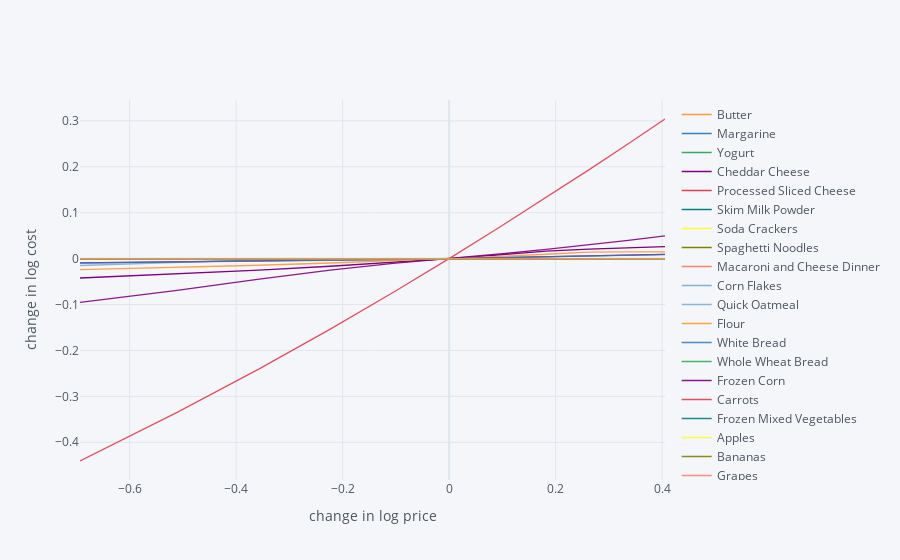

Notebook code cell kept with this figure:
### Code cell
import cufflinks as cf
cf.go_offline()

scale = [.5,.6,.7,.8,.9,1.,1.1,1.2,1.3,1.4,1.5]

cost0 = solve_subsistence_problem(FoodNutrients,Prices,diet_min[group],diet_max[group],tol=tol).fun

Price_response={}
for s in scale:
    cost = {}
    for i,p in enumerate(Prices):
        my_p = Prices.copy()
        my_p.iloc[i] = p*s
        result = solve_subsistence_problem(FoodNutrients,my_p,diet_min[group],diet_max[group],tol=tol)
        cost[Prices.index[i]] = np.log(result.fun/cost0)
    Price_response[np.log(s)] = cost

Price_response = pd.DataFrame(Price_response).T
Price_response.iplot(xTitle='change in log price',yTitle='change in log cost')

### Figure 1 — Plotly figure (JSON) as saved in the notebook; plotly's stock layout.template omitted (floating-point values rounded to 4 significant figures)
{"data": [{"line": {"color": "rgba(255, 153, 51, 1.0)", "dash": "solid", "shape": "linear", "width": 1.3}, "mode": "lines", "name": "Butter", "text": "", "type": "scatter", "x": [-0.6931, -0.5108, -0.3567, -0.2231, -0.1054, 0, 0.09531, 0.1823, 0.2624, 0.3365, 0.4055], "y": [0, 0, 0, 0, 0, 0, 0, 0, 0, 0, 0]}, {"line": {"color": "rgba(55, 128, 191, 1.0)", "dash": "solid", "shape": "linear", "width": 1.3}, "mode": "lines", "name": "Margarine", "text": "", "type": "scatter", "x": [-0.6931, -0.5108, -0.3567, -0.2231, -0.1054, 0, 0.09531, 0.1823, 0.2624, 0.3365, 0.4055], "y": [0, 0, 0, 0, 0, 0, 0, 0, 0, 0, 0]}, {"line": {"color": "rgba(50, 171, 96, 1.0)", "dash": "solid", "shape": "linear", "width": 1.3}, "mode": "lines", "name": "Yogurt ", "text": "", "type": "scatter", "x": [-0.6931, -0.5108, -0.3567, -0.2231, -0.1054, 0, 0.09531, 0.1823, 0.2624, 0.3365, 0.4055], "y": [0, 0, 0, 0, 0, 0, 0, 0, 0, 0, 0]}, {"line": {"color": "rgba(128, 0, 128, 1.0)", "dash": "solid", "shape": "linear", "width": 1.3}, "mode": "lines", "name": "Cheddar Cheese ", "text": "", "type": "scatter", "x": [-0.6931, -0.5108, -0.3567, -0.2231, -0.1054, 0, 0.09531, 0.1823, 0.2624, 0.3365, 0.4055], "y": [-0.04223, -0.03361, -0.02509, -0.01666, -0.008294, 0, 0.008225, 0.01638, 0.02068, 0.02347, 0.02605]}, {"line": {"color": "rgba(219, 64, 82, 1.0)", "dash": "solid", "shape": "linear", "width": 1.3}, "mode": "lines", "name": "Processed Sliced Cheese ", "text": "", "type": "scatter", "x": [-0.6931, -0.5108, -0.3567, -0.2231, -0.1054, 0, 0.09531, 0.1823, 0.2624, 0.3365, 0.4055], "y": [0, 0, 0, 0, 0, 0, 0, 0, 0, 0, 0]}, {"line": {"color": "rgba(0, 128, 128, 1.0)", "dash": "solid", "shape": "linear", "width": 1.3}, "mode": "lines", "name": "Skim Milk Powder ", "text": "", "type": "scatter", "x": [-0.6931, -0.5108, -0.3567, -0.2231, -0.1054, 0, 0.09531, 0.1823, 0.2624, 0.3365, 0.4055], "y": [-0.0002598, -0.0002003, -0.0001408, -8.126e-05, -2.175e-05, 0, 0, 0, 0, 0, 0]}, {"line": {"color": "rgba(255, 255, 51, 1.0)", "dash": "solid", "shape": "linear", "width": 1.3}, "mode": "lines", "name": "Soda Crackers", "text": "", "type": "scatter", "x": [-0.6931, -0.5108, -0.3567, -0.2231, -0.1054, 0, 0.09531, 0.1823, 0.2624, 0.3365, 0.4055], "y": [0, 0, 0, 0, 0, 0, 0, 0, 0, 0, 0]}, {"line": {"color": "rgba(128, 128, 0, 1.0)", "dash": "solid", "shape": "linear", "width": 1.3}, "mode": "lines", "name": "Spaghetti Noodles", "text": "", "type": "scatter", "x": [-0.6931, -0.5108, -0.3567, -0.2231, -0.1054, 0, 0.09531, 0.1823, 0.2624, 0.3365, 0.4055], "y": [0, 0, 0, 0, 0, 0, 0, 0, 0, 0, 0]}, {"line": {"color": "rgba(251, 128, 114, 1.0)", "dash": "solid", "shape": "linear", "width": 1.3}, "mode": "lines", "name": "Macaroni and Cheese Dinner ", "text": "", "type": "scatter", "x": [-0.6931, -0.5108, -0.3567, -0.2231, -0.1054, 0, 0.09531, 0.1823, 0.2624, 0.3365, 0.4055], "y": [0, 0, 0, 0, 0, 0, 0, 0, 0, 0, 0]}, {"line": {"color": "rgba(128, 177, 211, 1.0)", "dash": "solid", "shape": "linear", "width": 1.3}, "mode": "lines", "name": "Corn Flakes", "text": "", "type": "scatter", "x": [-0.6931, -0.5108, -0.3567, -0.2231, -0.1054, 0, 0.09531, 0.1823, 0.2624, 0.3365, 0.4055], "y": [-0.009207, -0.007359, -0.005514, -0.003673, -0.001835, 0, 0.001831, 0.003659, 0.005484, 0.007305, 0.009123]}, {"line": {"color": "rgba(128, 177, 211, 0.8999999999999999)", "dash": "solid", "shape": "linear", "width": 1.3}, "mode": "lines", "name": "Quick Oatmeal", "text": "", "type": "scatter", "x": [-0.6931, -0.5108, -0.3567, -0.2231, -0.1054, 0, 0.09531, 0.1823, 0.2624, 0.3365, 0.4055], "y": [-0.01501, -0.008879, -0.002788, 0, 0, 0, 0, 0, 0, 0, 0]}, {"line": {"color": "rgba(255, 153, 51, 0.8999999999999999)", "dash": "solid", "shape": "linear", "width": 1.3}, "mode": "lines", "name": "Flour", "text": "", "type": "scatter", "x": [-0.6931, -0.5108, -0.3567, -0.2231, -0.1054, 0, 0.09531, 0.1823, 0.2624, 0.3365, 0.4055], "y": [-0.02413, -0.01926, -0.01441, -0.009582, -0.004779, 0, 0.004757, 0.009491, 0.01418, 0.01459, 0.01459]}, {"line": {"color": "rgba(55, 128, 191, 0.8999999999999999)", "dash": "solid", "shape": "linear", "width": 1.3}, "mode": "lines", "name": "White Bread ", "text": "", "type": "scatter", "x": [-0.6931, -0.5108, -0.3567, -0.2231, -0.1054, 0, 0.09531, 0.1823, 0.2624, 0.3365, 0.4055], "y": [0, 0, 0, 0, 0, 0, 0, 0, 0, 0, 0]}, {"line": {"color": "rgba(50, 171, 96, 0.8999999999999999)", "dash": "solid", "shape": "linear", "width": 1.3}, "mode": "lines", "name": "Whole Wheat Bread", "text": "", "type": "scatter", "x": [-0.6931, -0.5108, -0.3567, -0.2231, -0.1054, 0, 0.09531, 0.1823, 0.2624, 0.3365, 0.4055], "y": [0, 0, 0, 0, 0, 0, 0, 0, 0, 0, 0]}, {"line": {"color": "rgba(128, 0, 128, 0.8999999999999999)", "dash": "solid", "shape": "linear", "width": 1.3}, "mode": "lines", "name": "Frozen Corn", "text": "", "type": "scatter", "x": [-0.6931, -0.5108, -0.3567, -0.2231, -0.1054, 0, 0.09531, 0.1823, 0.2624, 0.3365, 0.4055], "y": [-0.09514, -0.0693, -0.04475, -0.02503, -0.0102, 0, 0.01009, 0.02008, 0.02998, 0.03977, 0.04937]}, {"line": {"color": "rgba(219, 64, 82, 0.8999999999999999)", "dash": "solid", "shape": "linear", "width": 1.3}, "mode": "lines", "name": "Carrots", "text": "", "type": "scatter", "x": [-0.6931, -0.5108, -0.3567, -0.2231, -0.1054, 0, 0.09531, 0.1823, 0.2624, 0.3365, 0.4055], "y": [-0.4408, -0.335, -0.2401, -0.1535, -0.07381, 0, 0.06873, 0.133, 0.1934, 0.2503, 0.3041]}, {"line": {"color": "rgba(0, 128, 128, 0.8999999999999999)", "dash": "solid", "shape": "linear", "width": 1.3}, "mode": "lines", "name": "Frozen Mixed Vegetables", "text": "", "type": "scatter", "x": [-0.6931, -0.5108, -0.3567, -0.2231, -0.1054, 0, 0.09531, 0.1823, 0.2624, 0.3365, 0.4055], "y": [0, 0, 0, 0, 0, 0, 0, 0, 0, 0, 0]}, {"line": {"color": "rgba(255, 255, 51, 0.8999999999999999)", "dash": "solid", "shape": "linear", "width": 1.3}, "mode": "lines", "name": "Apples ", "text": "", "type": "scatter", "x": [-0.6931, -0.5108, -0.3567, -0.2231, -0.1054, 0, 0.09531, 0.1823, 0.2624, 0.3365, 0.4055], "y": [-0.0001326, -8.412e-05, -3.566e-05, 0, 0, 0, 0, 0, 0, 0, 0]}, {"line": {"color": "rgba(128, 128, 0, 0.8999999999999999)", "dash": "solid", "shape": "linear", "width": 1.3}, "mode": "lines", "name": "Bananas", "text": "", "type": "scatter", "x": [-0.6931, -0.5108, -0.3567, -0.2231, -0.1054, 0, 0.09531, 0.1823, 0.2624, 0.3365, 0.4055], "y": [-9.603e-05, 0, 0, 0, 0, 0, 0, 0, 0, 0, 0]}, {"line": {"color": "rgba(251, 128, 114, 0.8999999999999999)", "dash": "solid", "shape": "linear", "width": 1.3}, "mode": "lines", "name": "Grapes", "text": "", "type": "scatter", "x": [-0.6931, -0.5108, -0.3567, -0.2231, -0.1054, 0, 0.09531, 0.1823, 0.2624, 0.3365, 0.4055], "y": [0, 0, 0, 0, 0, 0, 0, 0, 0, 0, 0]}, {"line": {"color": "rgba(251, 128, 114, 0.7999999999999998)", "dash": "solid", "shape": "linear", "width": 1.3}, "mode": "lines", "name": "Tomatoes", "text": "", "type": "scatter", "x": [-0.6931, -0.5108, -0.3567, -0.2231, -0.1054, 0, 0.09531, 0.1823, 0.2624, 0.3365, 0.4055], "y": [0, 0, 0, 0, 0, 0, 0, 0, 0, 0, 0]}, {"line": {"color": "rgba(128, 177, 211, 0.7999999999999998)", "dash": "solid", "shape": "linear", "width": 1.3}, "mode": "lines", "name": "Onions", "text": "", "type": "scatter", "x": [-0.6931, -0.5108, -0.3567, -0.2231, -0.1054, 0, 0.09531, 0.1823, 0.2624, 0.3365, 0.4055], "y": [0, 0, 0, 0, 0, 0, 0, 0, 0, 0, 0]}, {"line": {"color": "rgba(255, 153, 51, 0.7999999999999998)", "dash": "solid", "shape": "linear", "width": 1.3}, "mode": "lines", "name": "Potatoes", "text": "", "type": "scatter", "x": [-0.6931, -0.5108, -0.3567, -0.2231, -0.1054, 0, 0.09531, 0.1823, 0.2624, 0.3365, 0.4055], "y": [0, 0, 0, 0, 0, 0, 0, 0, 0, 0, 0]}, {"line": {"color": "rgba(55, 128, 191, 0.7999999999999998)", "dash": "solid", "shape": "linear", "width": 1.3}, "mode": "lines", "name": "Peanut Butter ", "text": "", "type": "scatter", "x": [-0.6931, -0.5108, -0.3567, -0.2231, -0.1054, 0, 0.09531, 0.1823, 0.2624, 0.3365, 0.4055], "y": [0, 0, 0, 0, 0, 0, 0, 0, 0, 0, 0]}, {"line": {"color": "rgba(50, 171, 96, 0.7999999999999998)", "dash": "solid", "shape": "linear", "width": 1.3}, "mode": "lines", "name": "Canned Luncheon Meat", "text": "", "type": "scatter", "x": [-0.6931, -0.5108, -0.3567, -0.2231, -0.1054, 0, 0.09531, 0.1823, 0.2624, 0.3365, 0.4055], "y": [0, 0, 0, 0, 0, 0, 0, 0, 0, 0, 0]}, {"line": {"color": "rgba(128, 0, 128, 0.7999999999999998)", "dash": "solid", "shape": "linear", "width": 1.3}, "mode": "lines", "name": "Canned Pink Salmon", "text": "", "type": "scatter", "x": [-0.6931, -0.5108, -0.3567, -0.2231, -0.1054, 0, 0.09531, 0.1823, 0.2624, 0.3365, 0.4055], "y": [-0.009315, -0.007445, -0.005579, -0.003716, -0.001856, 0, 0.001853, 0.003702, 0.005548, 0.00739, 0.00923]}, {"line": {"color": "rgba(219, 64, 82, 0.7999999999999998)", "dash": "solid", "shape": "linear", "width": 1.3}, "mode": "lines", "name": "Ground Beef", "text": "", "type": "scatter", "x": [-0.6931, -0.5108, -0.3567, -0.2231, -0.1054, 0, 0.09531, 0.1823, 0.2624, 0.3365, 0.4055], "y": [0, 0, 0, 0, 0, 0, 0, 0, 0, 0, 0]}, {"line": {"color": "rgba(0, 128, 128, 0.7999999999999998)", "dash": "solid", "shape": "linear", "width": 1.3}, "mode": "lines", "name": "Pork Chops", "text": "", "type": "scatter", "x": [-0.6931, -0.5108, -0.3567, -0.2231, -0.1054, 0, 0.09531, 0.1823, 0.2624, 0.3365, 0.4055], "y": [0, 0, 0, 0, 0, 0, 0, 0, 0, 0, 0]}, {"line": {"color": "rgba(255, 255, 51, 0.7999999999999998)", "dash": "solid", "shape": "linear", "width": 1.3}, "mode": "lines", "name": "Chicken Legs or Drumsticks", "text": "", "type": "scatter", "x": [-0.6931, -0.5108, -0.3567, -0.2231, -0.1054, 0, 0.09531, 0.1823, 0.2624, 0.3365, 0.4055], "y": [0, 0, 0, 0, 0, 0, 0, 0, 0, 0, 0]}, {"line": {"color": "rgba(128, 128, 0, 0.7999999999999998)", "dash": "solid", "shape": "linear", "width": 1.3}, "mode": "lines", "name": "Bacon", "text": "", "type": "scatter", "x": [-0.6931, -0.5108, -0.3567, -0.2231, -0.1054, 0, 0.09531, 0.1823, 0.2624, 0.3365, 0.4055], "y": [0, 0, 0, 0, 0, 0, 0, 0, 0, 0, 0]}, {"line": {"color": "rgba(128, 128, 0, 0.7)", "dash": "solid", "shape": "linear", "width": 1.3}, "mode": "lines", "name": "Wieners", "text": "", "type": "scatter", "x": [-0.6931, -0.5108, -0.3567, -0.2231, -0.1054, 0, 0.09531, 0.1823, 0.2624, 0.3365, 0.4055], "y": [0, 0, 0, 0, 0, 0, 0, 0, 0, 0, 0]}, {"line": {"color": "rgba(251, 128, 114, 0.7)", "dash": "solid", "shape": "linear", "width": 1.3}, "mode": "lines", "name": "Bologna", "text": "", "type": "scatter", "x": [-0.6931, -0.5108, -0.3567, -0.2231, -0.1054, 0, 0.09531, 0.1823, 0.2624, 0.3365, 0.4055], "y": [0, 0, 0, 0, 0, 0, 0, 0, 0, 0, 0]}, {"line": {"color": "rgba(128, 177, 211, 0.7)", "dash": "solid", "shape": "linear", "width": 1.3}, "mode": "lines", "name": "Frozen Pre-Cooked Dinners", "text": "", "type": "scatter", "x": [-0.6931, -0.5108, -0.3567, -0.2231, -0.1054, 0, 0.09531, 0.1823, 0.2624, 0.3365, 0.4055], "y": [0, 0, 0, 0, 0, 0, 0, 0, 0, 0, 0]}, {"line": {"color": "rgba(255, 153, 51, 0.7)", "dash": "solid", "shape": "linear", "width": 1.3}, "mode": "lines", "name": "Frozen Pizza", "text": "", "type": "scatter", "x": [-0.6931, -0.5108, -0.3567, -0.2231, -0.1054, 0, 0.09531, 0.1823, 0.2624, 0.3365, 0.4055], "y": [0, 0, 0, 0, 0, 0, 0, 0, 0, 0, 0]}, {"line": {"color": "rgba(55, 128, 191, 0.7)", "dash": "solid", "shape": "linear", "width": 1.3}, "mode": "lines", "name": "Frozen French Fries", "text": "", "type": "scatter", "x": [-0.6931, -0.5108, -0.3567, -0.2231, -0.1054, 0, 0.09531, 0.1823, 0.2624, 0.3365, 0.4055], "y": [-0.009904, -0.007883, -0.005875, -0.003901, -0.001949, 0, 0.001945, 0.003886, 0.005823, 0.007757, 0.008832]}, {"line": {"color": "rgba(50, 171, 96, 0.7)", "dash": "solid", "shape": "linear", "width": 1.3}, "mode": "lines", "name": "Pilot Biscuits ", "text": "", "type": "scatter", "x": [-0.6931, -0.5108, -0.3567, -0.2231, -0.1054, 0, 0.09531, 0.1823, 0.2624, 0.3365, 0.4055], "y": [0, 0, 0, 0, 0, 0, 0, 0, 0, 0, 0]}, {"line": {"color": "rgba(128, 0, 128, 0.7)", "dash": "solid", "shape": "linear", "width": 1.3}, "mode": "lines", "name": "Chocolate Bars ", "text": "", "type": "scatter", "x": [-0.6931, -0.5108, -0.3567, -0.2231, -0.1054, 0, 0.09531, 0.1823, 0.2624, 0.3365, 0.4055], "y": [0, 0, 0, 0, 0, 0, 0, 0, 0, 0, 0]}, {"line": {"color": "rgba(219, 64, 82, 0.7)", "dash": "solid", "shape": "linear", "width": 1.3}, "mode": "lines", "name": "Potato Chips ", "text": "", "type": "scatter", "x": [-0.6931, -0.5108, -0.3567, -0.2231, -0.1054, 0, 0.09531, 0.1823, 0.2624, 0.3365, 0.4055], "y": [0, 0, 0, 0, 0, 0, 0, 0, 0, 0, 0]}, {"line": {"color": "rgba(0, 128, 128, 0.7)", "dash": "solid", "shape": "linear", "width": 1.3}, "mode": "lines", "name": "Milk 2%", "text": "", "type": "scatter", "x": [-0.6931, -0.5108, -0.3567, -0.2231, -0.1054, 0, 0.09531, 0.1823, 0.2624, 0.3365, 0.4055], "y": [-0.0001986, -0.0001589, -0.0001192, -7.945e-05, -3.972e-05, 0, 3.775e-05, 3.775e-05, 3.775e-05, 3.775e-05, 3.775e-05]}, {"line": {"color": "rgba(255, 255, 51, 0.7)", "dash": "solid", "shape": "linear", "width": 1.3}, "mode": "lines", "name": "UHT Milk ", "text": "", "type": "scatter", "x": [-0.6931, -0.5108, -0.3567, -0.2231, -0.1054, 0, 0.09531, 0.1823, 0.2624, 0.3365, 0.4055], "y": [0, 0, 0, 0, 0, 0, 0, 0, 0, 0, 0]}, {"line": {"color": "rgba(255, 255, 51, 0.5999999999999999)", "dash": "solid", "shape": "linear", "width": 1.3}, "mode": "lines", "name": "Apple Juice", "text": "", "type": "scatter", "x": [-0.6931, -0.5108, -0.3567, -0.2231, -0.1054, 0, 0.09531, 0.1823, 0.2624, 0.3365, 0.4055], "y": [0, 0, 0, 0, 0, 0, 0, 0, 0, 0, 0]}, {"line": {"color": "rgba(128, 128, 0, 0.5999999999999999)", "dash": "solid", "shape": "linear", "width": 1.3}, "mode": "lines", "name": "Orange Juice", "text": "", "type": "scatter", "x": [-0.6931, -0.5108, -0.3567, -0.2231, -0.1054, 0, 0.09531, 0.1823, 0.2624, 0.3365, 0.4055], "y": [-0.0003111, -0.0002186, -0.0001275, -3.641e-05, 0, 0, 0, 0, 0, 0, 0]}, {"line": {"color": "rgba(251, 128, 114, 0.5999999999999999)", "dash": "solid", "shape": "linear", "width": 1.3}, "mode": "lines", "name": "Tomato Juice", "text": "", "type": "scatter", "x": [-0.6931, -0.5108, -0.3567, -0.2231, -0.1054, 0, 0.09531, 0.1823, 0.2624, 0.3365, 0.4055], "y": [0, 0, 0, 0, 0, 0, 0, 0, 0, 0, 0]}, {"line": {"color": "rgba(128, 177, 211, 0.5999999999999999)", "dash": "solid", "shape": "linear", "width": 1.3}, "mode": "lines", "name": "Vegetable Juice", "text": "", "type": "scatter", "x": [-0.6931, -0.5108, -0.3567, -0.2231, -0.1054, 0, 0.09531, 0.1823, 0.2624, 0.3365, 0.4055], "y": [0, 0, 0, 0, 0, 0, 0, 0, 0, 0, 0]}, {"line": {"color": "rgba(255, 153, 51, 0.5999999999999999)", "dash": "solid", "shape": "linear", "width": 1.3}, "mode": "lines", "name": "Soft Drinks", "text": "", "type": "scatter", "x": [-0.6931, -0.5108, -0.3567, -0.2231, -0.1054, 0, 0.09531, 0.1823, 0.2624, 0.3365, 0.4055], "y": [0, 0, 0, 0, 0, 0, 0, 0, 0, 0, 0]}], "layout": {"autosize": true, "legend": {"bgcolor": "#F5F6F9", "font": {"color": "#4D5663"}}, "paper_bgcolor": "#F5F6F9", "plot_bgcolor": "#F5F6F9", "title": {"font": {"color": "#4D5663"}}, "xaxis": {"autorange": true, "gridcolor": "#E1E5ED", "range": [-0.6931, 0.4055], "showgrid": true, "tickfont": {"color": "#4D5663"}, "title": {"font": {"color": "#4D5663"}, "text": "change in log price"}, "type": "linear", "zerolinecolor": "#E1E5ED"}, "yaxis": {"autorange": true, "gridcolor": "#E1E5ED", "range": [-0.4822, 0.3455], "showgrid": true, "tickfont": {"color": "#4D5663"}, "title": {"font": {"color": "#4D5663"}, "text": "change in log cost"}, "type": "linear", "zerolinecolor": "#E1E5ED"}}}
